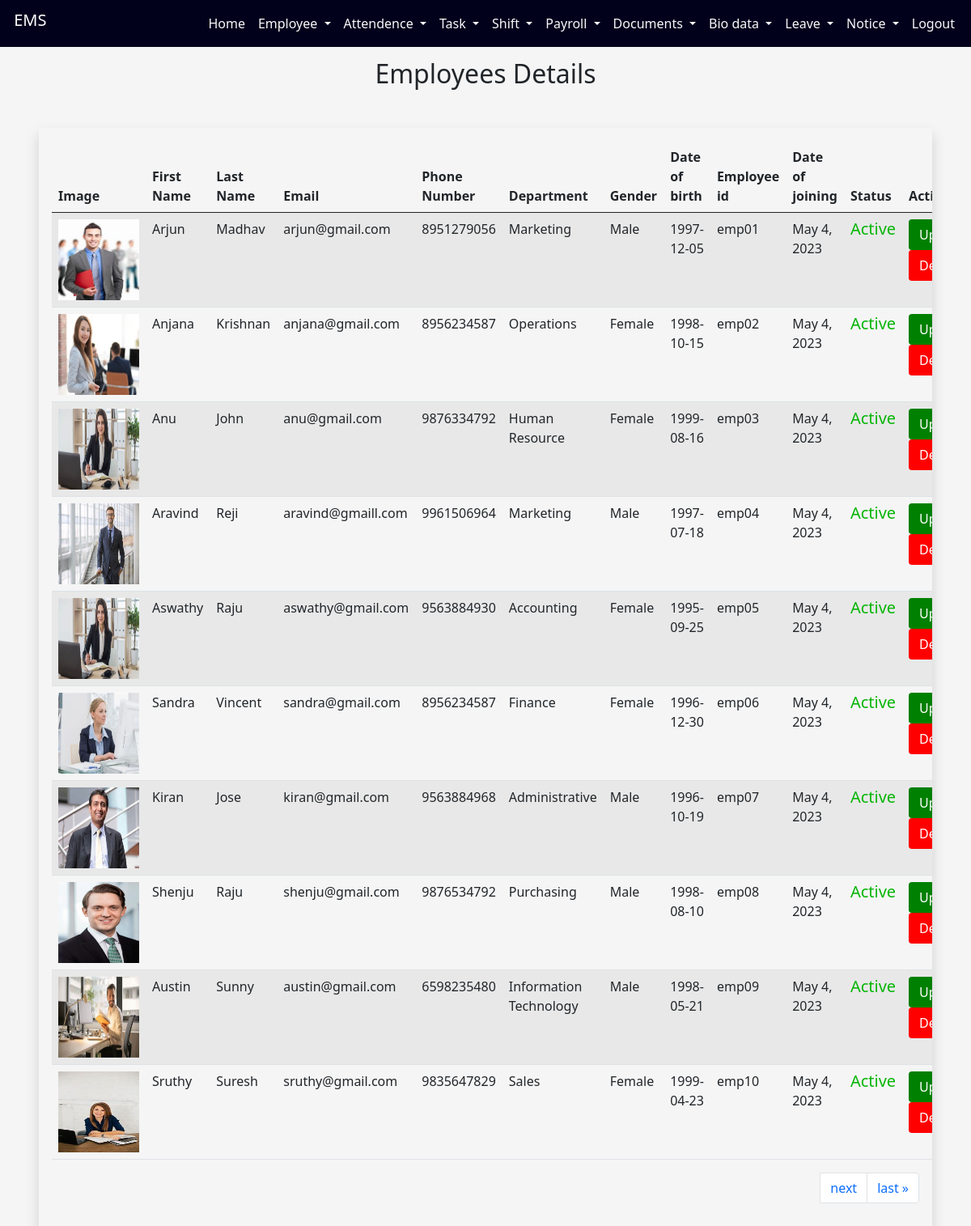
The page /employeeapp/empdetails/ on the database its author committed.
### employeeapp/models.py (models this page shows, shortened)
class employeeaddmodel(models.Model):
    Department=(
        ('Administrative','Administrative'),
        ('Human Resource','Human Resource'),
        ('Operations','Operations'),
        ('Purchasing','Purchasing'),
        ('Sales','Sales'),
        ('Marketing','Marketing'),
        ('Accounting','Accounting'),
        ('Finance','Finance'),
        ('Information Technology','Information Technology')
    )
    Gender=(
        ('Female','Female'),
        ('Male','Male'),
    )
    Status=(
        ('Active','Active'),
        ('Inactive','Inactive')
    )
    empimg = models.FileField(upload_to='employeeapp/static')
    empfname=models.CharField(max_length=50)
    emplname=models.CharField(max_length=50)
    email=models.EmailField()
    phonenumber = models.CharField(max_length=10)
    department = models.CharField(choices=Department, max_length=50)
    gender = models.CharField(choices=Gender, max_length=50)
    dob=models.CharField(max_length=20)
    empid=models.CharField(max_length=10)
    dateofjoining=models.DateField(auto_now_add=True)
    status = models.CharField(max_length=50, choices=Status, default='Active')
    password = models.CharField(max_length=50)

### employeeapp/views.py (the view)
# urls.py: path('empdetails/',empdetails),
def empdetails(request):
    a = employeeaddmodel.objects.all().order_by('id')
    paginator = Paginator(a, 10)
    page_number = request.GET.get('page')
    a = paginator.get_page(page_number)
    efnm = []
    elnm = []
    phnm = []
    eml = []
    emid = []
    dofb = []
    emig = []
    dep = []
    gnd = []
    dfjg = []
    stus = []
    empid = []
    for i in a:
        id = i.id
        empid.append(id)
        ef = i.empfname
        efnm.append(ef)
        el = i.emplname
        elnm.append(el)
        ph = i.phonenumber
        phnm.append(ph)
        em = i.email
        eml.append(em)
        eid = i.empid
        emid.append(eid)
        df = i.dob
        dofb.append(df)
        eig = i.empimg
        emig.append(str(eig).split('/')[-1])
        dp = i.department
        dep.append(dp)
        gn = i.gender
        gnd.append(gn)
        st = i.status
        stus.append(st)
        dj = i.dateofjoining
        dfjg.append(dj)
    mylist = zip(efnm, elnm, phnm, eml, emid, dofb, emig, dep, gnd, dfjg, stus, empid)
    return render(request, 'employeedetails.html', {'mylist': mylist,'a':a})

### employeeapp/templates/employeedetails.html (shortened to what this page needs)
<!DOCTYPE html>
<html lang="en">
{% load static %}
<head>
  <link href="https://cdn.jsdelivr.net/npm/bootstrap@5.0.2/dist/css/bootstrap.min.css" rel="stylesheet">
</head>
<body style="background-color: whitesmoke;">
<div class="container-fluid">
            <nav class="navbar navbar-expand-lg fixed-top ">
                <div class="container-fluid">
                  <h1 class="navbar-brand"  id="h">&nbsp;EMS</h1>
                  <div class="d-flex">
                  <div class="collapse navbar-collapse" id="navbarSupportedContent">
                <ul class="navbar-nav me-auto mb-2 mb-lg-0">
                            <li class="nav-item">
                              <a class="nav-link text-light" href="http://127.0.0.1:8000/employeeapp/adminprofile/">Home</a>
                            </li>
                            <li class="nav-item dropdown">
                                <a class="nav-link text-light dropdown-toggle" href="#" id="navbarDropdown" role="button" data-bs-toggle="dropdown" aria-expanded="false">
                                  Employee
                                </a>
                              </li>
                              <li class="nav-item dropdown">
                                <a class="nav-link text-light dropdown-toggle" href="#" id="navbarDropdown" role="button" data-bs-toggle="dropdown" aria-expanded="false">
                                  Attendence
                                </a>
                              </li>
                              <li class="nav-item dropdown">
                                <a class="nav-link text-light dropdown-toggle" href="#" id="navbarDropdown" role="button" data-bs-toggle="dropdown" aria-expanded="false">
                                  Task
                                </a>
                              </li>
                              <li class="nav-item dropdown">
                                <a class="nav-link text-light dropdown-toggle" href="#" id="navbarDropdown" role="button" data-bs-toggle="dropdown" aria-expanded="false">
                                  Shift
                                </a>
                              </li>
                              <li class="nav-item dropdown">
                                <a class="nav-link text-light dropdown-toggle" href="#" id="navbarDropdown" role="button" data-bs-toggle="dropdown" aria-expanded="false">
                                  Payroll
                                </a>
                              </li>
                              <li class="nav-item dropdown">
                                <a class="nav-link text-light dropdown-toggle" href="#" id="navbarDropdown" role="button" data-bs-toggle="dropdown" aria-expanded="false">
                                 Documents
                                </a>
                              </li>
                            <li class="nav-item dropdown">
                                <a class="nav-link text-light dropdown-toggle" href="#" id="navbarDropdown" role="button" data-bs-toggle="dropdown" aria-expanded="false">
                                 Bio data
                                </a>
                              </li>
                              <li class="nav-item dropdown">
                                <a class="nav-link text-light dropdown-toggle" href="#" id="navbarDropdown" role="button" data-bs-toggle="dropdown" aria-expanded="false">
                                 Leave
                                </a>
                              </li>
                              <li class="nav-item dropdown">
                                <a class="nav-link text-light dropdown-toggle" href="#" id="navbarDropdown" role="button" data-bs-toggle="dropdown" aria-expanded="false">
                                 Notice
                                </a>
                              </li>
                            <li class="nav-item">
                              <a class="nav-link text-light" href="http://127.0.0.1:8000/employeeapp/adminlogout/">Logout</a>
                            </li>
                          </ul>
                      </div>
                      </div>
                 </div>
        </nav>
        </div> <br><br><br>
<div class="container-fluid">
  <h2 align="center" style="font-family:'Segoe UI', Tahoma, Geneva, Verdana, sans-serif">Employees Details</h2>
</div>
<div class="shadow m-5 p-3" style="overflow: auto">
<table class="table table-hover table-condensed table-striped" id="myTable" width="100%" >
      <thead>
        <tr>
          <th>Image</th>
          <th>First Name</th>
          <th>Last Name</th>
          <th>Email</th>
          <th>Phone Number</th>
          <th>Department</th>
          <th>Gender</th>
          <th>Date of birth</th>
          <th>Employee id</th>
          <th>Date of joining</th>
            <th>Status</th>
          <th>Action</th>
        </tr>
      </thead>
      <tbody>
{% for i,j,k,l,m,n,p,q,r,s,t,u in mylist %}
        <tr>
            <td><img src="{% static p  %}" height="100px" width="100px"></td>
          <td>{{i}}</td>
          <td>{{j}}</td>
          <td>{{l}}</td>
          <td>{{k}}</td>
          <td>{{q}}</td>
           <td>{{r}}</td>
           <td>{{n}}</td>
           <td>{{m}}</td>
           <td>{{s}}</td>
            <td><h5 style="color:rgb(5, 181, 5)">{{t}}</h5></td>
          <td>
            <a href="http://127.0.0.1:8000/employeeapp/updateemp/{{u}}" class="btn" style="background-color:green;color:white;text-decoration:none;">Update</a>
          <a href="http://127.0.0.1:8000/employeeapp/empdelete/{{u}}" class="btn" style="background-color:red;color:white;text-decoration:none;">Delete</a>
          </td>
        </tr>
  {% endfor %}
      </tbody>
    </table>
    <nav aria-label="Page navigation example" style="float:right">
  <ul class="pagination">
      <li>
      {% if a.has_next %}
          <li class="page-item"> <a class="page-link" href="?page={{ a.next_page_number }}">next</a></li>
          <li class="page-item">  <a class="page-link" href="?page={{ a.paginator.num_pages }}">last &raquo;</a></li>
      {% endif %}
    </li>
  </ul>
</nav>
    </div>
  </body>
</html>

### employeeapp/templates/employeedetails.html (style rules this page uses)
.navbar { background-color:rgb(1, 1, 28); }
#h { color:white; }

### rows shown on the page
employeeaddmodel: mylist "Arjun", mylist "Madhav", mylist "arjun@gmail.com", mylist "8951279056", mylist "Marketing", mylist "Male", mylist "1997-12-05", mylist "emp01", mylist "May 4, 2023", mylist "Active"
employeeaddmodel: mylist "Anjana", mylist "Krishnan", mylist "anjana@gmail.com", mylist "8956234587", mylist "Operations", mylist "Female", mylist "1998-10-15", mylist "emp02", mylist "May 4, 2023", mylist "Active"
employeeaddmodel: mylist "Anu", mylist "John", mylist "anu@gmail.com", mylist "9876334792", mylist "Human Resource", mylist "Female", mylist "1999-08-16", mylist "emp03", mylist "May 4, 2023", mylist "Active"
employeeaddmodel: mylist "Aravind", mylist "Reji", mylist "aravind@gmaill.com", mylist "9961506964", mylist "Marketing", mylist "Male", mylist "1997-07-18", mylist "emp04", mylist "May 4, 2023", mylist "Active"
employeeaddmodel: mylist "Aswathy", mylist "Raju", mylist "aswathy@gmail.com", mylist "9563884930", mylist "Accounting", mylist "Female", mylist "1995-09-25", mylist "emp05", mylist "May 4, 2023", mylist "Active"
employeeaddmodel: mylist "Sandra", mylist "Vincent", mylist "sandra@gmail.com", mylist "8956234587", mylist "Finance", mylist "Female", mylist "1996-12-30", mylist "emp06", mylist "May 4, 2023", mylist "Active"
employeeaddmodel: mylist "Kiran", mylist "Jose", mylist "kiran@gmail.com", mylist "9563884968", mylist "Administrative", mylist "Male", mylist "1996-10-19", mylist "emp07", mylist "May 4, 2023", mylist "Active"
employeeaddmodel: mylist "Shenju", mylist "Raju", mylist "shenju@gmail.com", mylist "9876534792", mylist "Purchasing", mylist "Male", mylist "1998-08-10", mylist "emp08", mylist "May 4, 2023", mylist "Active"
employeeaddmodel: mylist "Austin", mylist "Sunny", mylist "austin@gmail.com", mylist "6598235480", mylist "Information Technology", mylist "Male", mylist "1998-05-21", mylist "emp09", mylist "May 4, 2023", mylist "Active"
employeeaddmodel: mylist "Sruthy", mylist "Suresh", mylist "sruthy@gmail.com", mylist "9835647829", mylist "Sales", mylist "Female", mylist "1999-04-23", mylist "emp10", mylist "May 4, 2023", mylist "Active"
